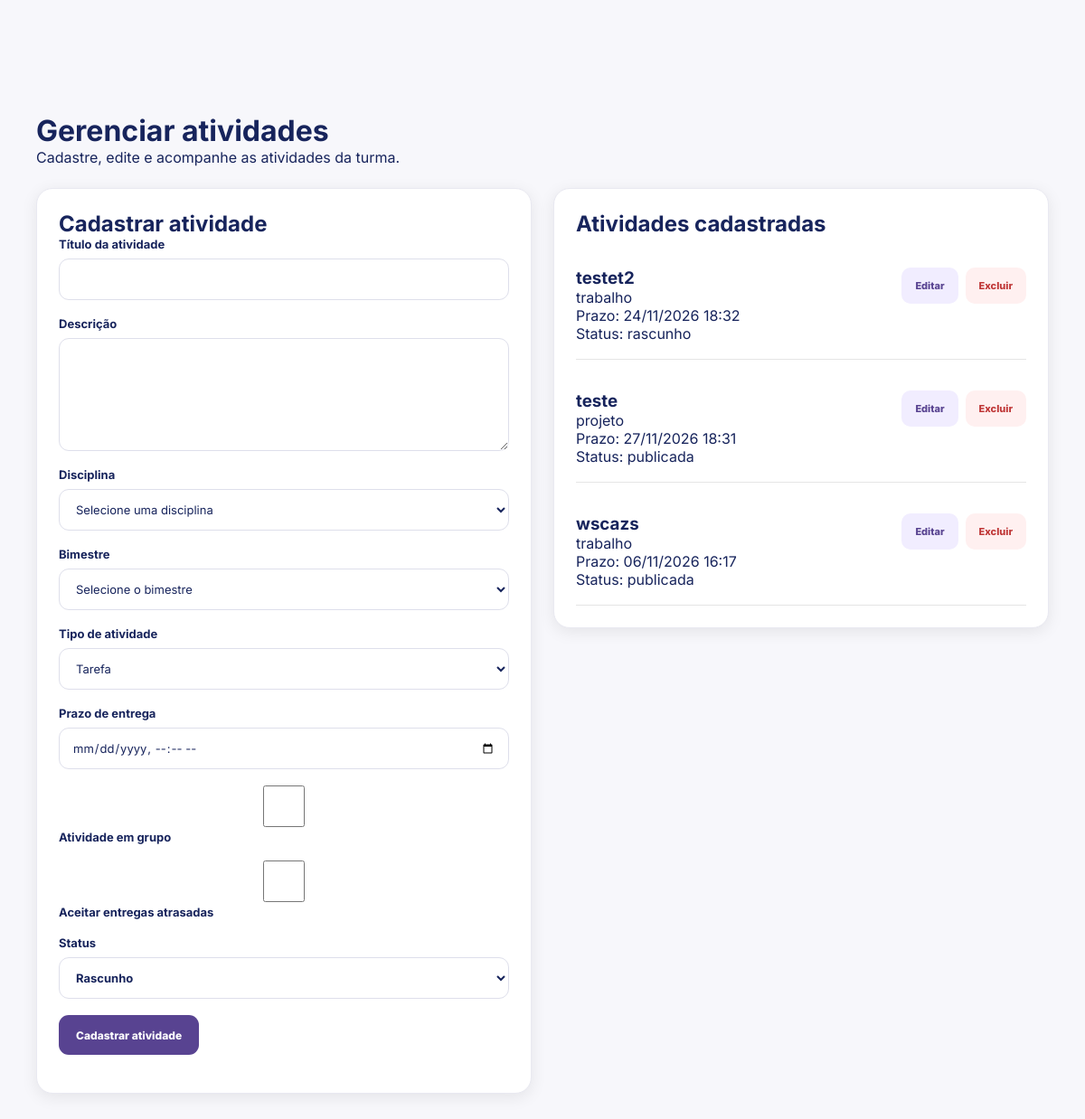
/criarAtividade.php?turma_id=5 (signed in), run on the app's committed database.
### tables this page shows
CREATE TABLE `atividades` (
  `id` int(10) UNSIGNED NOT NULL,
  `turma_disciplina_id` int(10) UNSIGNED NOT NULL,
  `criador_id` int(10) UNSIGNED NOT NULL,
  `bimestre` tinyint(3) UNSIGNED DEFAULT NULL,
  `titulo` varchar(150) NOT NULL,
  `descricao` text DEFAULT NULL,
  `tipo` enum('tarefa','trabalho','prova','quiz','projeto','leitura') NOT NULL DEFAULT 'tarefa',
  `status` enum('rascunho','publicada','encerrada') NOT NULL DEFAULT 'rascunho',
  `data_limite` datetime DEFAULT NULL,
  `criada_em` datetime NOT NULL DEFAULT current_timestamp(),
  `atualizada_em` datetime NOT NULL DEFAULT current_timestamp() ON UPDATE current_timestamp(),
  `em_grupo` tinyint(1) DEFAULT 0
);

### Settings/auth.php (called while the page is built, shortened)
<?php
function e(?string $value): string
{
    return htmlspecialchars($value ?? '', ENT_QUOTES | ENT_SUBSTITUTE, 'UTF-8');
}

### criarAtividade.php (the view, shortened to what this page needs)
<?php
require_once __DIR__ . '/Settings/auth.php';
$pdo = db();
$turmaId = filter_input(INPUT_GET, 'turma_id', FILTER_VALIDATE_INT);
$atividadeEdicao = null;
$stmt = $pdo->prepare("
    SELECT
        a.id, a.titulo, a.descricao, a.tipo, a.status,
        a.data_limite, a.bimestre, a.turma_disciplina_id,
        d.nome AS disciplina
    FROM atividades a
    INNER JOIN turma_disciplinas td
        ON td.id = a.turma_disciplina_id
    INNER JOIN disciplinas d
        ON d.id = td.disciplina_id
    WHERE td.turma_id = :turma_id
    ORDER BY a.id DESC
");
$stmt->execute([':turma_id' => $turmaId]);
$atividades = $stmt->fetchAll(PDO::FETCH_ASSOC);
?>
<!DOCTYPE html>
<html lang="pt-BR">
<head>
    <link
        rel="stylesheet"
        href="criarAtividade.css"
    >
    <link
        rel="stylesheet"
        href="https://cdnjs.cloudflare.com/ajax/libs/font-awesome/6.5.2/css/all.min.css"
    >
    <link rel="stylesheet" href="Styles/root.css">
</head>
<body>
<div class="pagina">
<main class="conteudo">
    <div class="cabecalho-pagina">
        <h1>Gerenciar atividades</h1>
        <p>Cadastre, edite e acompanhe as atividades da turma.</p>
    </div>
    <div class="painel-atividades">
        <section class="painel formulario-atividade">
            <h2>
                <?= !empty($atividadeEdicao)
                    ? 'Editar atividade'
                    : 'Cadastrar atividade' ?>
            </h2>
<form method="POST" action="criarAtividade.php?turma_id=<?= (int) $turmaId ?>">
                <div class="campo">
                    <label for="titulo">Título da atividade</label>
                    <input
                        type="text"
                        id="titulo"
                        name="titulo"
                        maxlength="150"
                        required
                        value="<?= e($_POST['titulo'] ?? $atividadeEdicao['titulo'] ?? '') ?>"
                    >
                </div>
                <div class="campo">
                    <label for="descricao">Descrição</label>
                    <textarea
                        id="descricao"
                        name="descricao"
                        rows="4"
                    ><?= e($_POST['descricao'] ?? $atividadeEdicao['descricao'] ?? '') ?></textarea>
                </div>
<div class="campo">
    <label for="turma_disciplina_id">Disciplina</label>
    <select
        id="turma_disciplina_id"
        name="turma_disciplina_id"
        required
    >
        <option value="">Selecione uma disciplina</option>
    </select>
</div>
               <div class="campo">
    <label for="bimestre">Bimestre</label>
    <select
        id="bimestre"
        name="bimestre"
        required
    >
        <option value="">Selecione o bimestre</option>
    </select>
</div>
                <div class="campo">
                    <label for="tipo">Tipo de atividade</label>
                    <select id="tipo" name="tipo" required>
                        <?php
                        $tipos = [
                            'tarefa' => 'Tarefa',
                            'trabalho' => 'Trabalho',
                            'prova' => 'Prova',
                            'quiz' => 'Quiz',
                            'projeto' => 'Projeto',
                            'leitura' => 'Leitura'
                        ];
                        $tipoSelecionado = $_POST['tipo'] ?? $atividadeEdicao['tipo'] ?? 'tarefa';
                        ?>
                        <?php foreach ($tipos as $valor => $rotulo): ?>
                            <option
                                value="<?= e($valor) ?>"
                                <?= $tipoSelecionado === $valor ? 'selected' : '' ?>
                            >
                                <?= e($rotulo) ?>
                            </option>
                        <?php endforeach; ?>
                    </select>
                </div>
                <div class="campo">
                    <label for="data_limite">Prazo de entrega</label>
                    <input
                        type="datetime-local"
                        id="data_limite"
                        name="data_limite"
                        required
                        value="<?= e($_POST['data_limite'] ?? (!empty($atividadeEdicao['data_limite']) ? date('Y-m-d\TH:i', strtotime($atividadeEdicao['data_limite'])) : '')) ?>"
                    >
                </div>
                <div class="campo">
                    <label>
                        <input
                            type="checkbox"
                            name="em_grupo"
                            value="1"
                            <?= isset($_POST['em_grupo'])
                                ? 'checked'
                                : (!isset($_POST['_enviado']) && !empty($atividadeEdicao['em_grupo']) ? 'checked' : '') ?>
                        >
                        Atividade em grupo
                    </label>
                </div>
                <div class="campo">
                    <label>
                        <div class="campo">
    <label>
        <input
            type="checkbox"
            name="permite_atraso"
            value="1"
            <?= isset($_POST['_enviado'])
                ? (!empty($_POST['permite_atraso']) ? 'checked' : '')
                : (!empty($_POST['permite_atraso'])
                    || !empty($atividadeEdicao['permite_atraso'])
                    ? 'checked'
                    : '') ?>
        >
        Aceitar entregas atrasadas
    </label>
</div>
                <div class="campo">
                    <label for="status">Status</label>
                    <?php $statusSelecionado = $_POST['status'] ?? $atividadeEdicao['status'] ?? 'rascunho'; ?>
                    <select id="status" name="status" required>
                        <option value="rascunho" <?= $statusSelecionado === 'rascunho' ? 'selected' : '' ?>>
                            Rascunho
                        </option>
                    </select>
                </div>
                <button type="submit" class="btn-principal">
                    <?= !empty($atividadeEdicao) ? 'Salvar alterações' : 'Cadastrar atividade' ?>
                </button>
            </form>
        </section>
        <section class="painel lista-atividades">
            <h2>Atividades cadastradas</h2>
            <?php if (empty($atividades)): ?>
                <p>Nenhuma atividade cadastrada para esta turma.</p>
            <?php else: ?>
                <?php foreach ($atividades as $atividade): ?>
                    <article class="atividade-item">
                        <div class="atividade-info">
                            <h3><?= e($atividade['titulo']) ?></h3>
                            <p>
                                <?= e($atividade['tipo']) ?>
                            </p>
                            <p>
                                Prazo:
                                <?= !empty($atividade['data_limite'])
                                    ? e(date('d/m/Y H:i', strtotime($atividade['data_limite'])))
                                    : 'Não informado' ?>
                            </p>
                            <p>Status: <?= e($atividade['status']) ?></p>
                        </div>
                        <div class="atividade-acoes">
                            <a
                                class="btn-editar"
                                href="criarAtividade.php?turma_id=<?= (int) $turmaId ?>&editar=<?= (int) $atividade['id'] ?>"
                            >
                                Editar
                            </a>
                            <form method="POST" action="criarAtividade.php?turma_id=<?= (int) $turmaId ?>" onsubmit="return confirm('Deseja realmente excluir esta atividade?');">
                                <button type="submit" class="btn-excluir">
                                    Excluir
                                </button>
                            </form>
                        </div>
                    </article>
                <?php endforeach; ?>
            <?php endif; ?>
        </section>
    </div>
</main>
</div>
</body>
</html>

### Styles/criarAtividade.css (style rules this page uses)
* { margin: 0; padding: 0; box-sizing: border-box; }
:root { --roxo: #584391; --roxo-escuro: #49367d; --roxo-claro: #f1edff; --texto: #17245c; --texto-suave: #70779a; --fundo: #f7f7fb; --borda: #e9e9f1; --branco: #ffffff; --sombra: 0 8px 25px rgba(70, 60, 130, 0.08); }
html { scroll-behavior: smooth; }
body { font-family: 'Inter', sans-serif; background: var(--fundo); color: var(--texto); min-height: 100vh; }
a { text-decoration: none; color: inherit; }
button, input, select, textarea { font: inherit; }
button, a, input, select, textarea { -webkit-tap-highlight-color: transparent; }
button { cursor: pointer; }
.pagina { min-height: 100vh; }
.conteudo { width: calc(100% - 80px); max-width: 1300px; margin: 0 auto; padding-top: 125px; padding-bottom: 60px; }
.painel { min-width: 0; padding: 25px; background: var(--branco); border: 1px solid var(--borda); border-radius: 20px; box-shadow: var(--sombra); }
.campo { display: flex; flex-direction: column; gap: 8px; min-width: 0; }
.campo label { color: var(--texto); font-size: 13px; font-weight: 700; }
.campo input, .campo select, .campo textarea { width: 100%; min-width: 0; padding: 13px 14px; border: 1px solid #dedfeb; border-radius: 11px; outline: none; background: #ffffff; color: var(--texto); font-size: 13px; transition: border-color 0.2s, box-shadow 0.2s; }
.campo input, .campo select { min-height: 46px; }
.campo textarea { min-height: 125px; resize: vertical; line-height: 1.6; }
.campo input::placeholder, .campo textarea::placeholder { color: #a0a4b7; }
.campo select { cursor: pointer; }
.campo input[type="datetime-local"] { display: block; max-width: 100%; }
.btn-principal, .btn-secundario { min-height: 44px; display: inline-flex; align-items: center; justify-content: center; gap: 9px; padding: 12px 18px; border: 1px solid transparent; border-radius: 11px; font-size: 12px; font-weight: 800; transition: background 0.2s, color 0.2s, border-color 0.2s; }
.btn-principal { background: var(--roxo); color: #ffffff; }
.lista-atividades { display: grid; gap: 16px; }
.btn-editar, .btn-excluir { min-height: 40px; display: inline-flex; align-items: center; justify-content: center; gap: 8px; padding: 10px 14px; border: 1px solid transparent; border-radius: 10px; font-size: 11px; font-weight: 800; cursor: pointer; transition: background 0.2s, color 0.2s; }
.btn-editar { background: var(--roxo-claro); color: var(--roxo); }
.btn-excluir { background: #fff0f0; color: #c03939; }
.painel-atividades { display: grid; grid-template-columns: minmax(0, 1fr) minmax(0, 1fr); align-items: start; gap: 24px; width: 100%; max-width: 1600px; margin: 24px auto; box-sizing: border-box; }
.painel-atividades > .painel { min-width: 0; width: 100%; box-sizing: border-box; padding: 24px; border-radius: 18px; background: #fff; box-shadow: 0 4px 18px rgba(0, 0, 0, 0.08); }
.painel-atividades input:not([type="checkbox"]), .painel-atividades select, .painel-atividades textarea { width: 100%; max-width: 100%; box-sizing: border-box; }
.painel-atividades .campo { margin-bottom: 18px; }
.atividade-item { display: flex; justify-content: space-between; align-items: flex-start; gap: 16px; padding: 18px 0; border-bottom: 1px solid #e5e5e5; }
.atividade-info { min-width: 0; overflow-wrap: anywhere; }
.atividade-acoes { display: flex; flex-wrap: wrap; gap: 8px; flex-shrink: 0; }
.atividade-acoes form { margin: 0; }

### Styles/root.css (style rules this page uses)
:root { --main-purple: #584391; --brand-purple: rgba(109, 66, 219, 1); --light-purple: #7351df; --soft-purple: #f1edff; --title-blue: #17245c; --text-blue: #101d52; --secondary-blue: #59658c; --background: #f0eef8; --white: #ffffff; --border: #e2e3ef; --shadow: 0 4px 20px rgba(31, 37, 70, .06); --shadow-hover: 0 8px 28px rgba(109, 66, 219, .12); --button-shadow: 0 6px 20px rgba(88, 67, 145, 0.3); --radius: 14px; --input-radius: 16px; --card-radius: 18px; --large-radius: 20px; --pill-radius: 100px; }

### data on the page
atividades: titulo "testet2", tipo "trabalho", data_limite "24/11/2026 18:32", status "rascunho"
atividades: titulo "teste", tipo "projeto", data_limite "27/11/2026 18:31", status "publicada"
atividades: titulo "wscazs", tipo "trabalho", data_limite "06/11/2026 16:17", status "publicada"

### other printed values
form field tipo "Tarefa"
